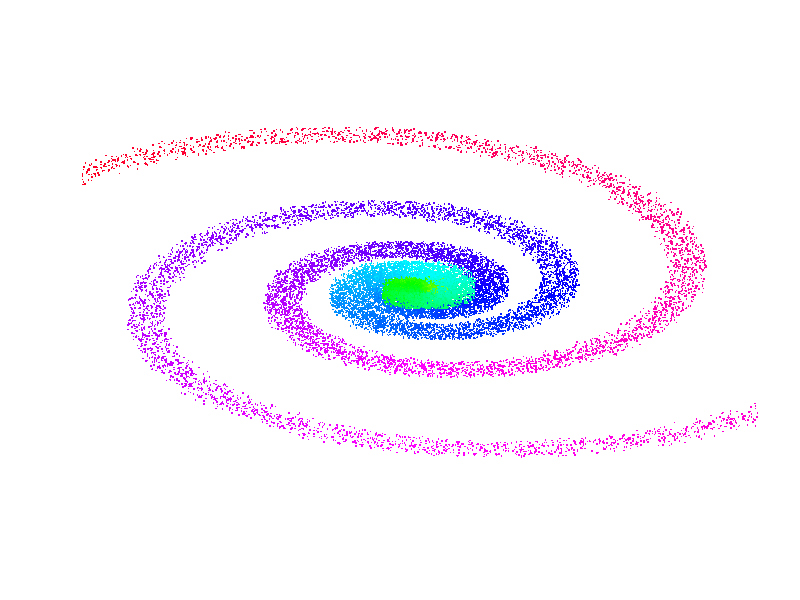

This chart was generated by the following R code:
## ---- chunk 1
knitr::opts_chunk$set(echo = TRUE)
## ---- chunk 2
n<-2e4
pitch<-12*pi/180
theta<-seq(0,9*pi, len=n) 
r<- exp(theta*tan(pitch))
x<- r*cos(theta)
y<- r*sin(theta)
x<- r*cos(theta)
y<- r*sin(theta)   
plot(jitter(x,amount = 15),jitter(y,amount = 15),pch=".",
col=rainbow(n),ylab="",xlab="",xlim=c(-250,250), ylim=c(-370,370),cex=1.5, axes = FALSE)
x<- 2*r*cos(theta)
y<- 2*r*sin(theta) 
points(jitter(x,amount = 15),jitter(y,amount = 15),pch=".",
col=rainbow(n),ylab="",xlab="",cex=1.5)


